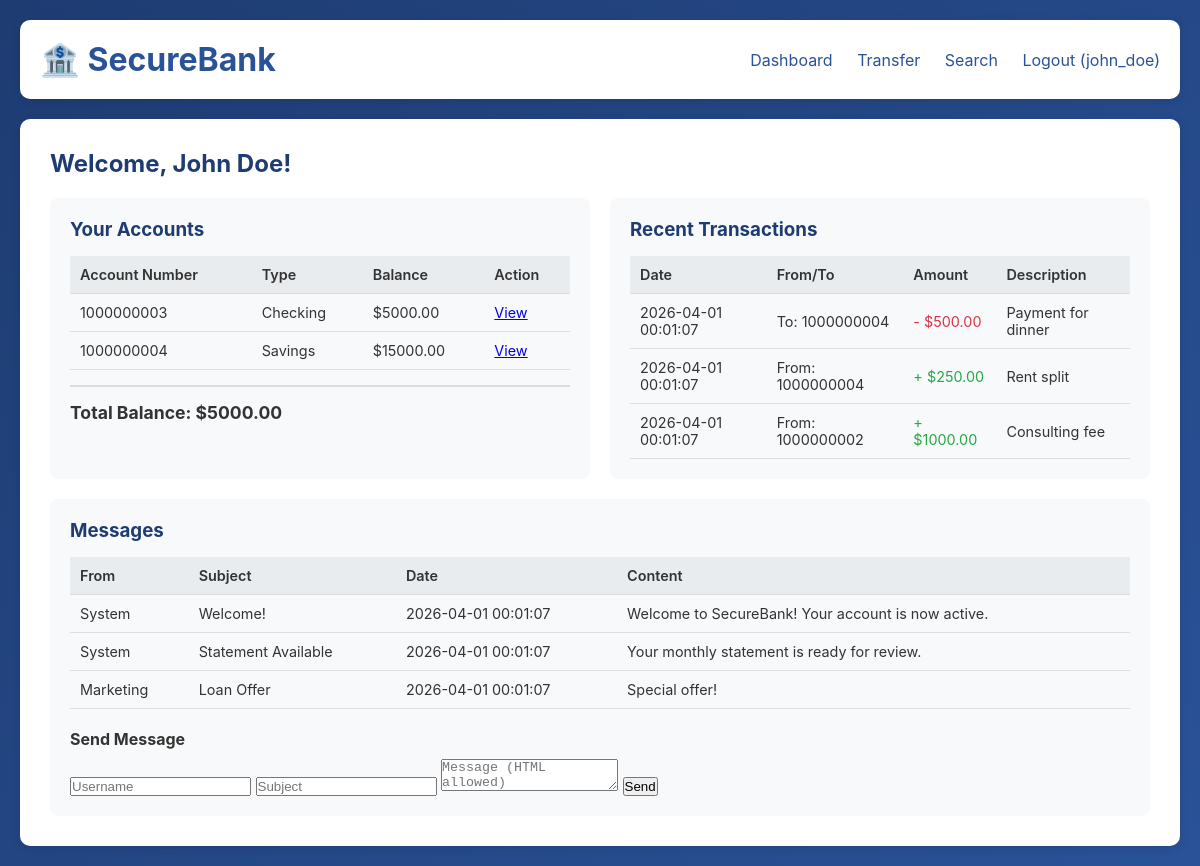
/dashboard (signed in), run on the app's committed database.
### tables this page shows
CREATE TABLE users (
            id INTEGER PRIMARY KEY AUTOINCREMENT,
            username TEXT UNIQUE,
            password TEXT,
            email TEXT,
            full_name TEXT,
            phone TEXT,
            is_admin INTEGER DEFAULT 0,
            balance REAL DEFAULT 0.0,
            created_at TIMESTAMP DEFAULT CURRENT_TIMESTAMP
        );

CREATE TABLE accounts (
            id INTEGER PRIMARY KEY AUTOINCREMENT,
            user_id INTEGER,
            account_number TEXT UNIQUE,
            account_type TEXT,
            balance REAL DEFAULT 0.0,
            created_at TIMESTAMP DEFAULT CURRENT_TIMESTAMP,
            FOREIGN KEY (user_id) REFERENCES users(id)
        );

CREATE TABLE transactions (
            id INTEGER PRIMARY KEY AUTOINCREMENT,
            from_account INTEGER,
            to_account INTEGER,
            amount REAL,
            description TEXT,
            created_at TIMESTAMP DEFAULT CURRENT_TIMESTAMP,
            FOREIGN KEY (from_account) REFERENCES accounts(id),
            FOREIGN KEY (to_account) REFERENCES accounts(id)
        );

CREATE TABLE messages (
            id INTEGER PRIMARY KEY AUTOINCREMENT,
            user_id INTEGER,
            subject TEXT,
            content TEXT,
            from_user TEXT,
            created_at TIMESTAMP DEFAULT CURRENT_TIMESTAMP,
            FOREIGN KEY (user_id) REFERENCES users(id)
        );

### app.py (the view)
@app.route('/dashboard')
def dashboard():
    if 'user_id' not in session:
        return redirect(url_for('login'))
    conn = get_db()
    cursor = conn.cursor()
    cursor.execute("SELECT * FROM users WHERE id=?", (session['user_id'],))
    user = cursor.fetchone()
    cursor.execute("SELECT * FROM accounts WHERE user_id=?", (session['user_id'],))
    accounts = cursor.fetchall()
    cursor.execute('''
        SELECT t.*, a1.account_number as from_acc_num, a2.account_number as to_acc_num
        FROM transactions t
        LEFT JOIN accounts a1 ON t.from_account = a1.id
        LEFT JOIN accounts a2 ON t.to_account = a2.id
        WHERE a1.user_id=? OR a2.user_id=?
        ORDER BY t.created_at DESC LIMIT 10
    ''', (session['user_id'], session['user_id']))
    transactions = cursor.fetchall()
    cursor.execute("SELECT * FROM messages WHERE user_id=? ORDER BY created_at DESC", (session['user_id'],))
    messages = cursor.fetchall()
    conn.close()
    return render_template('dashboard.html', user=user, accounts=accounts,
                         transactions=transactions, messages=messages)

### app.py (called while the page is built)
def get_db():
    conn = sqlite3.connect(DATABASE)
    conn.row_factory = sqlite3.Row
    return conn

### templates/dashboard.html (shortened to what this page needs)
<!DOCTYPE html>
<html lang="en">
<head>
    <link rel="stylesheet" href="{{ url_for('static', filename='css/style.css') }}">
</head>
<body>
    <div class="container">
        <header>
            <h1>🏦 SecureBank</h1>
            <nav>
                <a href="{{ url_for('dashboard') }}">Dashboard</a>
                <a href="{{ url_for('transfer') }}">Transfer</a>
                <a href="{{ url_for('search') }}">Search</a>
                <a href="{{ url_for('logout') }}">Logout ({{ session.username }})</a>
            </nav>
        </header>
        <div class="dashboard">
            <h2>Welcome, {{ user.full_name }}!</h2>
            <div class="dashboard-grid">
                <div class="panel">
                    <h3>Your Accounts</h3>
                    <table>
                        <thead>
                            <tr>
                                <th>Account Number</th>
                                <th>Type</th>
                                <th>Balance</th>
                                <th>Action</th>
                            </tr>
                        </thead>
                        <tbody>
                            {% for account in accounts %}
                            <tr>
                                <td>{{ account.account_number }}</td>
                                <td>{{ account.account_type }}</td>
                                <td>${{ "%.2f" % account.balance }}</td>
                                <td><a href="{{ url_for('account_detail', account_id=account.id) }}">View</a></td>
                            </tr>
                            {% endfor %}
                        </tbody>
                    </table>
                    <div class="total-balance">
                        <strong>Total Balance: ${{ "%.2f" % user.balance }}</strong>
                    </div>
                </div>
                <div class="panel">
                    <h3>Recent Transactions</h3>
                    <table>
                        <thead>
                            <tr>
                                <th>Date</th>
                                <th>From/To</th>
                                <th>Amount</th>
                                <th>Description</th>
                            </tr>
                        </thead>
                        <tbody>
                            {% for trans in transactions %}
                            <tr>
                                <td>{{ trans.created_at }}</td>
                                <td>
                                    {% if trans.from_account == accounts[0].id %}
                                    To: {{ trans.to_acc_num }}
                                    {% else %}
                                    From: {{ trans.from_acc_num }}
                                    {% endif %}
                                </td>
                                <td class="{% if trans.from_account == accounts[0].id %}negative{% else %}positive{% endif %}">
                                    {% if trans.from_account == accounts[0].id %}-
                                    {% else %}+
                                    {% endif %}
                                    ${{ "%.2f" % trans.amount }}
                                </td>
                                <td>{{ trans.description }}</td>
                            </tr>
                            {% endfor %}
                        </tbody>
                    </table>
                </div>
            </div>
            <div class="panel">
                <h3>Messages</h3>
                <table>
                    <thead>
                        <tr>
                            <th>From</th>
                            <th>Subject</th>
                            <th>Date</th>
                            <th>Content</th>
                        </tr>
                    </thead>
                    <tbody>
                        {% for message in messages %}
                        <tr>
                            <td>{{ message.from_user }}</td>
                            <td>{{ message.subject|safe }}</td>
                            <td>{{ message.created_at }}</td>
                            <td>{{ message.content|safe }}</td>
                        </tr>
                        {% endfor %}
                    </tbody>
                </table>
                <h4>Send Message</h4>
                <form method="POST" action="{{ url_for('send_message') }}">
                    <input type="text" name="to_user" placeholder="Username" required>
                    <input type="text" name="subject" placeholder="Subject" required>
                    <textarea name="content" placeholder="Message (HTML allowed)" required></textarea>
                    <button type="submit">Send</button>
                </form>
            </div>
        </div>
    </div>
</body>
</html>

### static/css/style.css (style rules this page uses)
* { margin: 0; padding: 0; box-sizing: border-box; }
body { font-family: -apple-system, BlinkMacSystemFont, 'Segoe UI', Roboto, Oxygen, Ubuntu, sans-serif; background: linear-gradient(135deg, #1e3c72 0%, #2a5298 100%); min-height: 100vh; color: #333; }
.container { max-width: 1200px; margin: 0 auto; padding: 20px; }
header { background: white; padding: 20px; border-radius: 10px; margin-bottom: 20px; box-shadow: 0 2px 10px rgba(0,0,0,0.1); display: flex; justify-content: space-between; align-items: center; }
header h1 { color: #2a5298; }
nav a { margin-left: 20px; color: #2a5298; text-decoration: none; }
.dashboard { background: white; padding: 30px; border-radius: 10px; box-shadow: 0 2px 10px rgba(0,0,0,0.1); }
.dashboard h2 { color: #1e3c72; margin-bottom: 20px; }
.dashboard-grid { display: grid; grid-template-columns: 1fr 1fr; gap: 20px; margin-bottom: 20px; }
.panel { background: #f8f9fa; padding: 20px; border-radius: 8px; }
.panel h3 { color: #1e3c72; margin-bottom: 15px; }
.panel h4 { margin: 20px 0 10px; }
table { width: 100%; border-collapse: collapse; font-size: 0.9em; }
th, td { padding: 10px; text-align: left; border-bottom: 1px solid #ddd; }
th { background: #e9ecef; font-weight: 600; }
.positive { color: #28a745; }
.negative { color: #dc3545; }
.total-balance { margin-top: 15px; padding-top: 15px; border-top: 2px solid #ddd; font-size: 1.1em; }

### data on the page
users: username "john_doe", full_name "John Doe", balance "5000.00"
accounts: account_number "1000000003", account_type "Checking", balance "5000.00"
accounts: account_number "1000000004", account_type "Savings", balance "15000.00"
transactions: amount "500.00"
transactions: amount "250.00"
transactions: amount "1000.00"
messages: from_user "System", subject "Welcome!", created_at "2026-04-01 00:01:07", content "Welcome to SecureBank! Your account is now active."
messages: from_user "System", subject "Statement Available", created_at "2026-04-01 00:01:07", content "Your monthly statement is ready for review."
messages: from_user "Marketing", subject "Loan Offer", created_at "2026-04-01 00:01:07", content "Special offer!"
